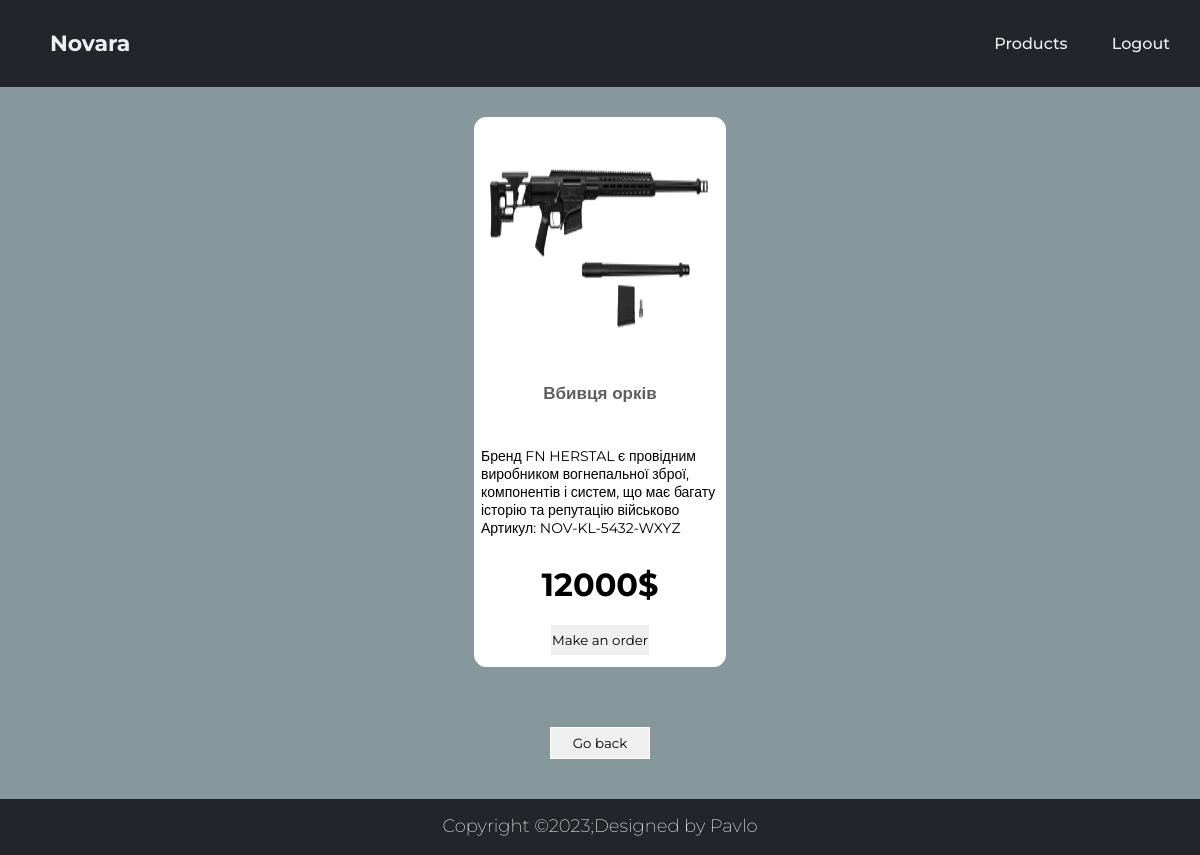
/detailsOfProduct.php?id=2 (signed in), run on the app's committed database.
### tables this page shows
CREATE TABLE `products` (
  `id` int(11) NOT NULL,
  `name` varchar(200) DEFAULT NULL,
  `description` varchar(200) DEFAULT NULL,
  `price` int(11) DEFAULT NULL,
  `photo` varchar(200) DEFAULT NULL,
  `is_active` int(1) DEFAULT NULL,
  `article` varchar(20) DEFAULT NULL
);

### detailsOfProduct.php (the view, shortened to what this page needs)
<?php
    $connect = mysqli_connect('localhost', 'root', '', 'test_app');
    $idOfProduct = $_GET['id'];
    $sql = "SELECT * FROM `products` WHERE `id` = $idOfProduct";
    if($result = $connect->query($sql)){
        foreach($result as $row){
            $product = $row;
        }
    }
?>
<!DOCTYPE html>
<html lang="en">
<head>
    <link rel="stylesheet" href="./styles/style.css">
</head>
<body>
    <div class="header">
        <?php include './inc/header.php';?>
    </div>
    <section class="main_section detailed_section">
        <?php
            if (isset($product) && $product["is_active"] > 0) {
                echo "<div class='product detailedProduct'>";
                    echo "<img class='productImage' src='". $product["photo"] . "'>";
                    echo "<p class='productName'>" . $product["name"] . "</p>";
                    echo "<p class='productDescription'>" . $product["description"] . "<br>Артикул: " . $product["article"] . "</p>";
                    echo "<p class='productPrice'>" . $product["price"] . "$</p>";
                    echo "<div class='buttonsProduct'>";
                    echo "<a href='./productOrder.php?id=" . $product["id"] . "'><button class='productOrderButton'>Make an order</button></a>";
                    echo "</div>";
                echo "</div>";
                } else {
                    header('Location: pageNotFound.php');
                }
        ?>
    </section>
    <div class='goBackContainer'>
        <a href='./index.php?page=0'>
            <button class='productDetailsButton goBack'>Go back</button>
        </a>
    </div>
    <div class="footer">
        <?php include './inc/footer.php';?>
    </div>
</body>
</html>

### inc/header.php
<?php
    echo '
        <header class="header">
            <h1 class="project_name">Novara</h1>
            <nav>
                <ul class="nav_links">
                    <li><a class="" href="./index.php?page=0">Products</a></li>
                    <li><a class="" href="./inc/logOut.php">Logout</a></li>
                </ul>
            </nav>
        </header>';
?>

### inc/footer.php
<?php
    echo '
        <footer class="footer">
            <h1 class="footer_text">
                Copyright ©2023;Designed by Pavlo
            </h1>
        </footer>';
?>

### styles/style.css (style rules this page uses)
* { padding: 0; margin: 0; box-sizing: border-box; font-family: 'Montserrat', sans-serif; }
header { display: flex; background-color: #24252A; justify-content: space-between; align-items: center; padding: 30px 10px; }
li, a, .project_name { font-weight: 500; font-family: 'Montserrat', sans-serif; font-size: 16px; text-decoration: none; color: #edf0f1; }
.nav_links { list-style: none; }
.nav_links li { display: inline-block; padding: 0px 20px; }
.nav_links li a { transition: all 0.3s ease 0s; }
.project_name { cursor: pointer; font-weight: 700; font-size: 22px; padding-left: 40px; }
.main_section { background-color: #87989d; min-height: 600px; }
.footer_text { background-color: #24252A; color: #edf0f1; min-height: 56px; padding-top: 16px; font-size: 18px; font-weight: 200; text-align: center; }
.productImage { width: 249px; height: 249px; padding: 10px; border-radius: 5px; }
.product { width: 252px; height: 550px; border-radius: 12px; border: 1px solid white; background-color: white; }
.productName { color: rgb(96, 93, 93); text-align: center; font-weight: 700; font-size: 17px; max-height: 40px; margin: 12px; height: 40px; word-wrap: break-word; }
.productDescription { padding-top: 12px; margin: 6px; min-height: 110px; max-height: 110px; text-align: left; font-size: 14px; word-wrap: break-word; }
.productPrice { margin-top: 20px; text-align: center; font-size: 32px; font-weight: 700; }
.buttonsProduct { display: flex; justify-content: center; padding-top: 20px; width: 100%; gap: 20px; }
.productDetailsButton { border: 1px solid white; height: 32px; width: 100px; cursor: pointer; }
.productOrderButton { border: 1px solid white; height: 32px; width: 100px; cursor: pointer; }
.goBackContainer { display: flex; justify-content: center; padding: 40px; background-color: #87989d; }
.detailed_section { display: flex; justify-content: center; padding-top: 30px; }

### data on the page
products: photo (picture), name "Вбивця орків", description "Бренд FN HERSTAL є провідним виробником вогнепальної зброї, компонентів і систем, що має багату історію та репутацію військово", article "NOV-KL-5432-WXYZ", price "12000"
